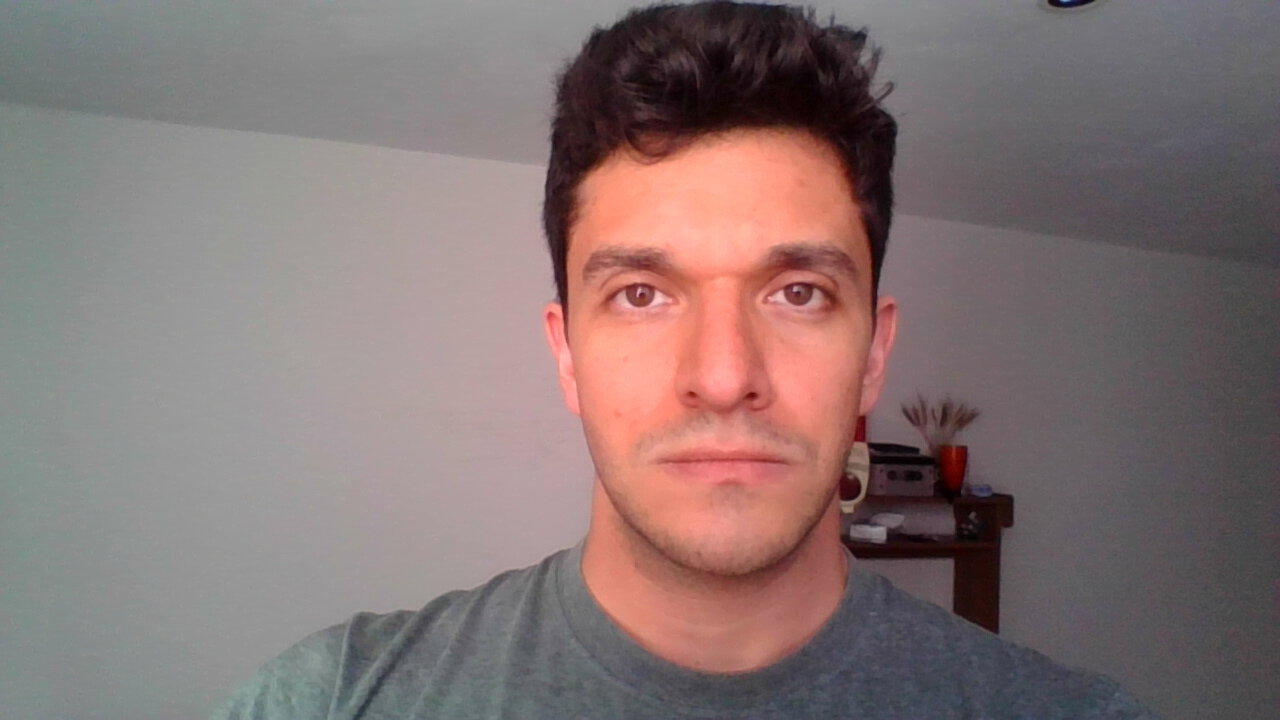
#> input picture images/jorge.jpg, 1280 x 720 px
$ python image_operations.py
#> lines starting #> are read from the running program, lines starting #| are printed output that depends on the picture; after the words box and inside, x2 and y2 are one past the last pixel; in counts of white or black regions, pixels touching at a corner belong together
import cv2
import numpy as np

# read image
img = cv2.imread('images/jorge.jpg', cv2.IMREAD_COLOR)
#> img is the input picture: shape (720, 1280, 3); mean B, G, R 114.5, 115.3, 132.3

# Now, we can reference specific pixels, like so:
px = img[55,55]
#> px = [122, 122, 113]

# Next, we could actually change a pixel:
img[55,55] = [255,255,255]
#> img: shape (720, 1280, 3); under 0.01% of pixels changed, all inside (x1, y1, x2, y2) = (55, 55, 56, 56)

# Then re-reference:
px = img[55,55]
#> px = [255, 255, 255]

print(px)
#| [255 255 255]

#We can reference an ROI, or Region of Image, like so:
px = img[400:650,100:350]
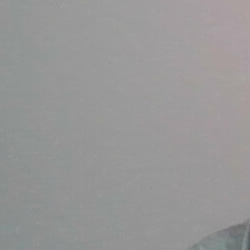
#> px: shape (250, 250, 3); mean B, G, R 151.1, 151.1, 151.7
print(px)
#> (printed output is left out)
# We can also modify the ROI, like this:
img[100:150,100:150] = [255,255,255]
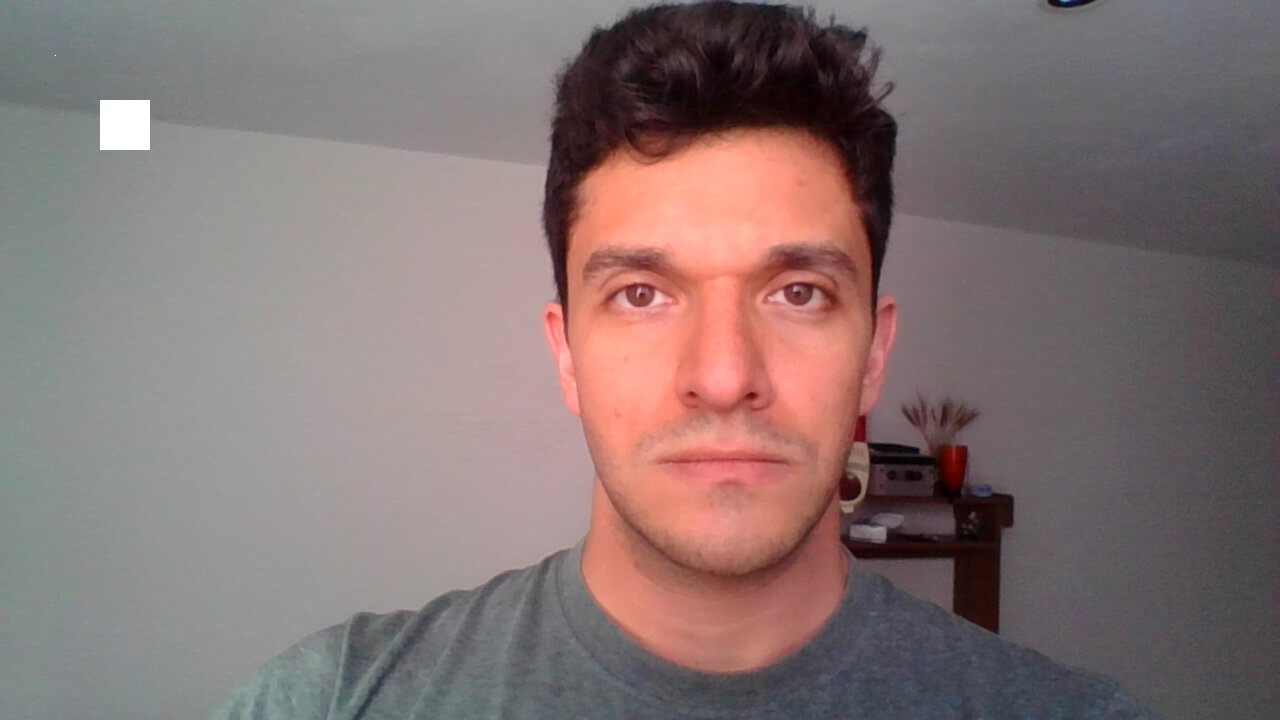
#> img: shape (720, 1280, 3); mean B, G, R 114.9, 115.6, 132.6
# We can reference certain characteristics of our image:
print(img.shape)
#| (720, 1280, 3)
print(img.size)
#| 2764800
print(img.dtype)
#| uint8

# And we can perform operations, like:
x1 = 580
x2 = 700
y1 = 240
y2 = 325
watch_face = img[y1:y2, x1:x2]
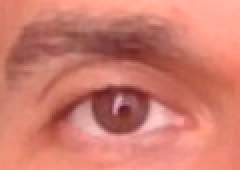
#> watch_face: shape (85, 120, 3) (shown 2 times larger); mean B, G, R 109.9, 123.9, 208.2
img[0:(y2-y1),0:(x2-x1)] = watch_face
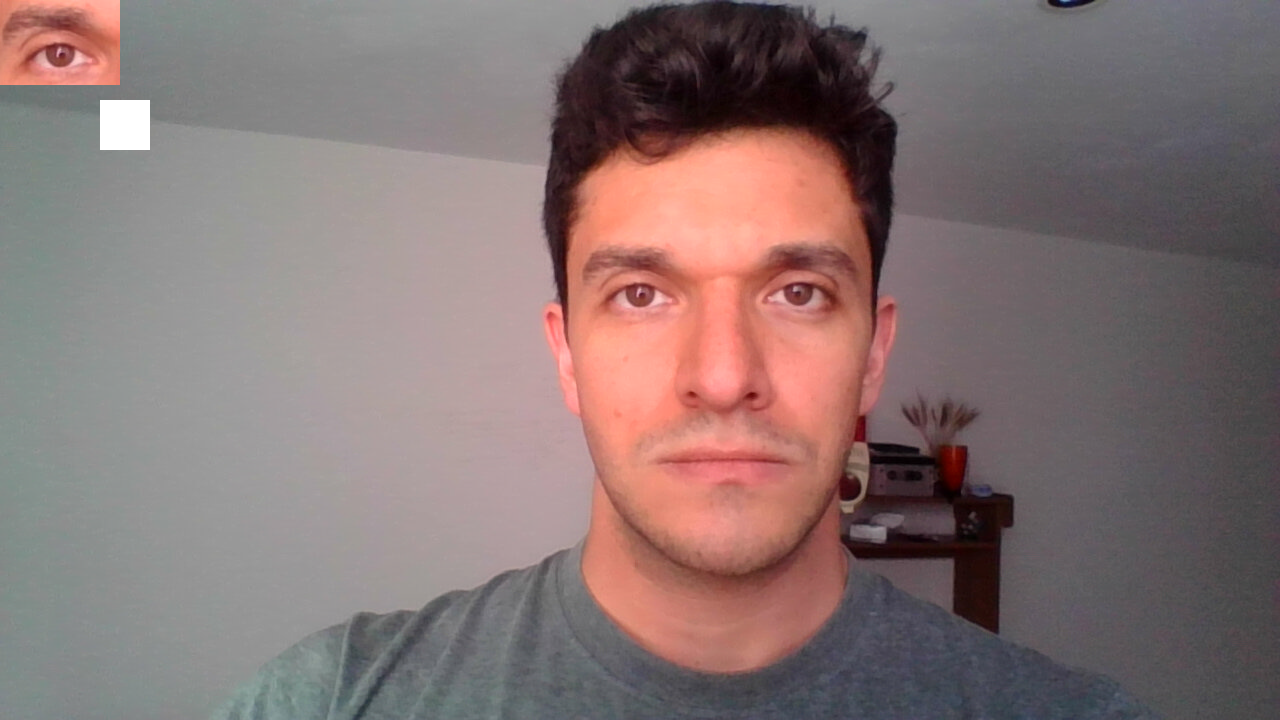
#> img: shape (720, 1280, 3); 1.11% of pixels changed, all inside (x1, y1, x2, y2) = (0, 0, 120, 85)

cv2.imshow('image',img)
cv2.waitKey(0)
cv2.destroyAllWindows()

$ run again, with images/im.jpg copied over images/jorge.jpg
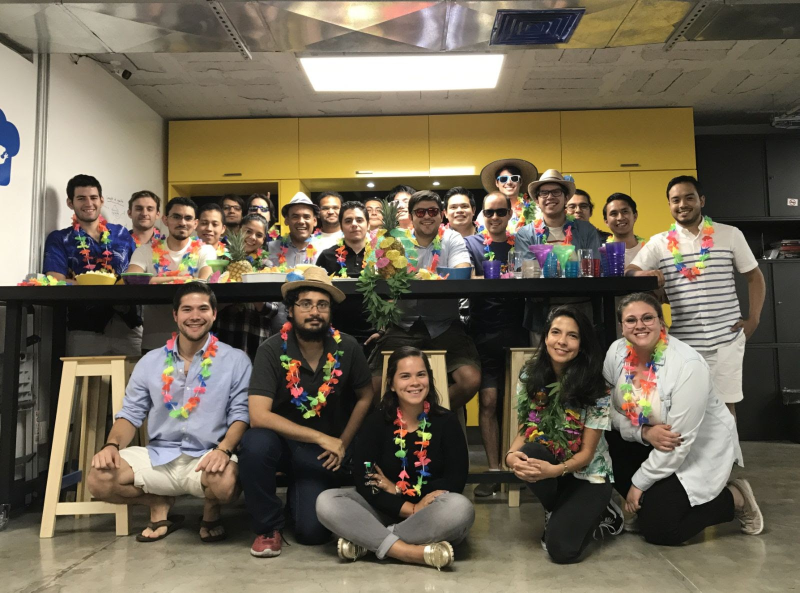
#> input picture images/im.jpg, 1599 x 1185 px (shown at 1/2 size)
#> img is the input picture: shape (1185, 1599, 3); mean B, G, R 84.9, 103.2, 113.2
#> `px = img[55,55]`: px = [128, 147, 152]
#> `px = img[55,55]`: px = [255, 255, 255]
#| [255 255 255]
#> (printed output is left out)
#| (1185, 1599, 3)
#| 5684445
#| uint8
#> `watch_face = img[y1:y2, x1:x2]`:
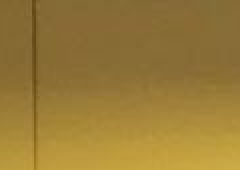
#> watch_face: shape (85, 120, 3) (shown 2 times larger); mean B, G, R 55.5, 123.2, 153
#> `img[0:(y2-y1),0:(x2-x1)] = watch_face`:
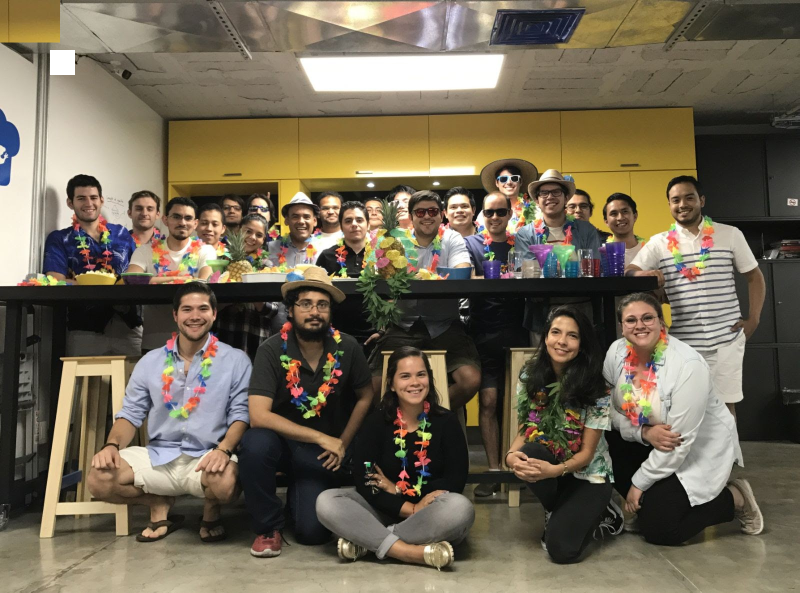
#> img: shape (1185, 1599, 3) (shown at 1/2 size); mean B, G, R 84.7, 103.3, 113.4
